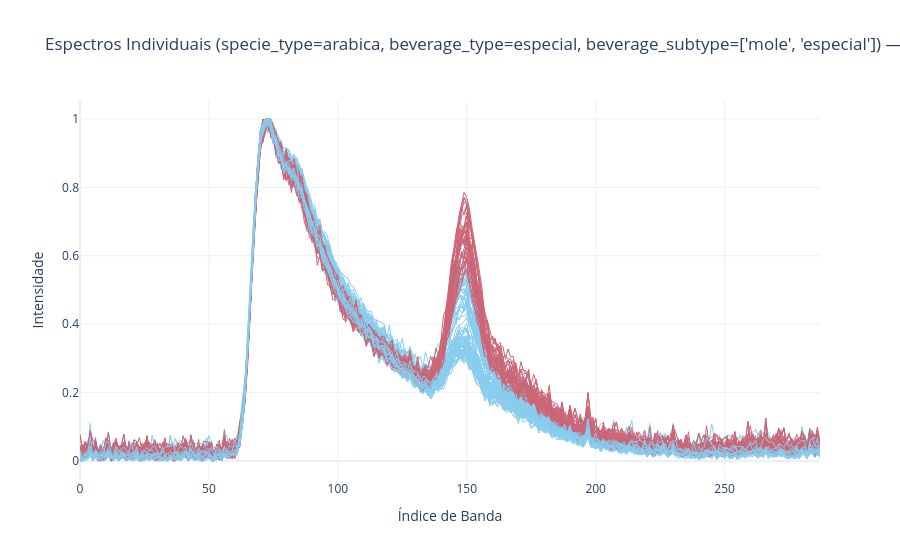

Here is the notebook cell this chart was saved with:
### Code cell
copy  = df.copy()

fig, total = plot_sample_variability(copy,
                                     sample_size=125,
                                     specie_type='arabica',
                                     beverage_type='especial',
                                     beverage_subtype=['mole', 'especial'],
                                     color_by='beverage_subtype')
fig.show()

### Figure 1 — Plotly figure (JSON) as saved in the notebook; plotly's stock layout.template omitted (floating-point values rounded to 4 significant figures; data arrays with more than 128 entries replaced by an {"elided": "..."} marker saying what was removed)
{"data": [{"hovertemplate": "beverage_subtype: especial<br>", "line": {"color": "rgb(136, 204, 238)", "width": 1}, "mode": "lines", "showlegend": false, "type": "scatter", "x": {"elided": "288 int values"}, "y": {"elided": "288 float values"}}, {"hovertemplate": "beverage_subtype: especial<br>", "line": {"color": "rgb(136, 204, 238)", "width": 1}, "mode": "lines", "showlegend": false, "type": "scatter", "x": {"elided": "288 int values"}, "y": {"elided": "288 float values"}}, {"hovertemplate": "beverage_subtype: especial<br>", "line": {"color": "rgb(136, 204, 238)", "width": 1}, "mode": "lines", "showlegend": false, "type": "scatter", "x": {"elided": "288 int values"}, "y": {"elided": "288 float values"}}, {"hovertemplate": "beverage_subtype: especial<br>", "line": {"color": "rgb(136, 204, 238)", "width": 1}, "mode": "lines", "showlegend": false, "type": "scatter", "x": {"elided": "288 int values"}, "y": {"elided": "288 float values"}}, {"hovertemplate": "beverage_subtype: especial<br>", "line": {"color": "rgb(136, 204, 238)", "width": 1}, "mode": "lines", "showlegend": false, "type": "scatter", "x": {"elided": "288 int values"}, "y": {"elided": "288 float values"}}, {"hovertemplate": "beverage_subtype: especial<br>", "line": {"color": "rgb(136, 204, 238)", "width": 1}, "mode": "lines", "showlegend": false, "type": "scatter", "x": {"elided": "288 int values"}, "y": {"elided": "288 float values"}}, {"hovertemplate": "beverage_subtype: especial<br>", "line": {"color": "rgb(136, 204, 238)", "width": 1}, "mode": "lines", "showlegend": false, "type": "scatter", "x": {"elided": "288 int values"}, "y": {"elided": "288 float values"}}, {"hovertemplate": "beverage_subtype: especial<br>", "line": {"color": "rgb(136, 204, 238)", "width": 1}, "mode": "lines", "showlegend": false, "type": "scatter", "x": {"elided": "288 int values"}, "y": {"elided": "288 float values"}}, {"hovertemplate": "beverage_subtype: especial<br>", "line": {"color": "rgb(136, 204, 238)", "width": 1}, "mode": "lines", "showlegend": false, "type": "scatter", "x": {"elided": "288 int values"}, "y": {"elided": "288 float values"}}, {"hovertemplate": "beverage_subtype: especial<br>", "line": {"color": "rgb(136, 204, 238)", "width": 1}, "mode": "lines", "showlegend": false, "type": "scatter", "x": {"elided": "288 int values"}, "y": {"elided": "288 float values"}}, {"hovertemplate": "beverage_subtype: especial<br>", "line": {"color": "rgb(136, 204, 238)", "width": 1}, "mode": "lines", "showlegend": false, "type": "scatter", "x": {"elided": "288 int values"}, "y": {"elided": "288 float values"}}, {"hovertemplate": "beverage_subtype: especial<br>", "line": {"color": "rgb(136, 204, 238)", "width": 1}, "mode": "lines", "showlegend": false, "type": "scatter", "x": {"elided": "288 int values"}, "y": {"elided": "288 float values"}}, {"hovertemplate": "beverage_subtype: especial<br>", "line": {"color": "rgb(136, 204, 238)", "width": 1}, "mode": "lines", "showlegend": false, "type": "scatter", "x": {"elided": "288 int values"}, "y": {"elided": "288 float values"}}, {"hovertemplate": "beverage_subtype: especial<br>", "line": {"color": "rgb(136, 204, 238)", "width": 1}, "mode": "lines", "showlegend": false, "type": "scatter", "x": {"elided": "288 int values"}, "y": {"elided": "288 float values"}}, {"hovertemplate": "beverage_subtype: especial<br>", "line": {"color": "rgb(136, 204, 238)", "width": 1}, "mode": "lines", "showlegend": false, "type": "scatter", "x": {"elided": "288 int values"}, "y": {"elided": "288 float values"}}, {"hovertemplate": "beverage_subtype: especial<br>", "line": {"color": "rgb(136, 204, 238)", "width": 1}, "mode": "lines", "showlegend": false, "type": "scatter", "x": {"elided": "288 int values"}, "y": {"elided": "288 float values"}}, {"hovertemplate": "beverage_subtype: especial<br>", "line": {"color": "rgb(136, 204, 238)", "width": 1}, "mode": "lines", "showlegend": false, "type": "scatter", "x": {"elided": "288 int values"}, "y": {"elided": "288 float values"}}, {"hovertemplate": "beverage_subtype: especial<br>", "line": {"color": "rgb(136, 204, 238)", "width": 1}, "mode": "lines", "showlegend": false, "type": "scatter", "x": {"elided": "288 int values"}, "y": {"elided": "288 float values"}}, {"hovertemplate": "beverage_subtype: especial<br>", "line": {"color": "rgb(136, 204, 238)", "width": 1}, "mode": "lines", "showlegend": false, "type": "scatter", "x": {"elided": "288 int values"}, "y": {"elided": "288 float values"}}, {"hovertemplate": "beverage_subtype: especial<br>", "line": {"color": "rgb(136, 204, 238)", "width": 1}, "mode": "lines", "showlegend": false, "type": "scatter", "x": {"elided": "288 int values"}, "y": {"elided": "288 float values"}}, {"hovertemplate": "beverage_subtype: especial<br>", "line": {"color": "rgb(136, 204, 238)", "width": 1}, "mode": "lines", "showlegend": false, "type": "scatter", "x": {"elided": "288 int values"}, "y": {"elided": "288 float values"}}, {"hovertemplate": "beverage_subtype: especial<br>", "line": {"color": "rgb(136, 204, 238)", "width": 1}, "mode": "lines", "showlegend": false, "type": "scatter", "x": {"elided": "288 int values"}, "y": {"elided": "288 float values"}}, {"hovertemplate": "beverage_subtype: especial<br>", "line": {"color": "rgb(136, 204, 238)", "width": 1}, "mode": "lines", "showlegend": false, "type": "scatter", "x": {"elided": "288 int values"}, "y": {"elided": "288 float values"}}, {"hovertemplate": "beverage_subtype: especial<br>", "line": {"color": "rgb(136, 204, 238)", "width": 1}, "mode": "lines", "showlegend": false, "type": "scatter", "x": {"elided": "288 int values"}, "y": {"elided": "288 float values"}}, {"hovertemplate": "beverage_subtype: especial<br>", "line": {"color": "rgb(136, 204, 238)", "width": 1}, "mode": "lines", "showlegend": false, "type": "scatter", "x": {"elided": "288 int values"}, "y": {"elided": "288 float values"}}, {"hovertemplate": "beverage_subtype: especial<br>", "line": {"color": "rgb(136, 204, 238)", "width": 1}, "mode": "lines", "showlegend": false, "type": "scatter", "x": {"elided": "288 int values"}, "y": {"elided": "288 float values"}}, {"hovertemplate": "beverage_subtype: especial<br>", "line": {"color": "rgb(136, 204, 238)", "width": 1}, "mode": "lines", "showlegend": false, "type": "scatter", "x": {"elided": "288 int values"}, "y": {"elided": "288 float values"}}, {"hovertemplate": "beverage_subtype: especial<br>", "line": {"color": "rgb(136, 204, 238)", "width": 1}, "mode": "lines", "showlegend": false, "type": "scatter", "x": {"elided": "288 int values"}, "y": {"elided": "288 float values"}}, {"hovertemplate": "beverage_subtype: especial<br>", "line": {"color": "rgb(136, 204, 238)", "width": 1}, "mode": "lines", "showlegend": false, "type": "scatter", "x": {"elided": "288 int values"}, "y": {"elided": "288 float values"}}, {"hovertemplate": "beverage_subtype: especial<br>", "line": {"color": "rgb(136, 204, 238)", "width": 1}, "mode": "lines", "showlegend": false, "type": "scatter", "x": {"elided": "288 int values"}, "y": {"elided": "288 float values"}}, {"hovertemplate": "beverage_subtype: especial<br>", "line": {"color": "rgb(136, 204, 238)", "width": 1}, "mode": "lines", "showlegend": false, "type": "scatter", "x": {"elided": "288 int values"}, "y": {"elided": "288 float values"}}, {"hovertemplate": "beverage_subtype: especial<br>", "line": {"color": "rgb(136, 204, 238)", "width": 1}, "mode": "lines", "showlegend": false, "type": "scatter", "x": {"elided": "288 int values"}, "y": {"elided": "288 float values"}}, {"hovertemplate": "beverage_subtype: especial<br>", "line": {"color": "rgb(136, 204, 238)", "width": 1}, "mode": "lines", "showlegend": false, "type": "scatter", "x": {"elided": "288 int values"}, "y": {"elided": "288 float values"}}, {"hovertemplate": "beverage_subtype: especial<br>", "line": {"color": "rgb(136, 204, 238)", "width": 1}, "mode": "lines", "showlegend": false, "type": "scatter", "x": {"elided": "288 int values"}, "y": {"elided": "288 float values"}}, {"hovertemplate": "beverage_subtype: especial<br>", "line": {"color": "rgb(136, 204, 238)", "width": 1}, "mode": "lines", "showlegend": false, "type": "scatter", "x": {"elided": "288 int values"}, "y": {"elided": "288 float values"}}, {"hovertemplate": "beverage_subtype: especial<br>", "line": {"color": "rgb(136, 204, 238)", "width": 1}, "mode": "lines", "showlegend": false, "type": "scatter", "x": {"elided": "288 int values"}, "y": {"elided": "288 float values"}}, {"hovertemplate": "beverage_subtype: especial<br>", "line": {"color": "rgb(136, 204, 238)", "width": 1}, "mode": "lines", "showlegend": false, "type": "scatter", "x": {"elided": "288 int values"}, "y": {"elided": "288 float values"}}, {"hovertemplate": "beverage_subtype: especial<br>", "line": {"color": "rgb(136, 204, 238)", "width": 1}, "mode": "lines", "showlegend": false, "type": "scatter", "x": {"elided": "288 int values"}, "y": {"elided": "288 float values"}}, {"hovertemplate": "beverage_subtype: especial<br>", "line": {"color": "rgb(136, 204, 238)", "width": 1}, "mode": "lines", "showlegend": false, "type": "scatter", "x": {"elided": "288 int values"}, "y": {"elided": "288 float values"}}, {"hovertemplate": "beverage_subtype: especial<br>", "line": {"color": "rgb(136, 204, 238)", "width": 1}, "mode": "lines", "showlegend": false, "type": "scatter", "x": {"elided": "288 int values"}, "y": {"elided": "288 float values"}}, {"hovertemplate": "beverage_subtype: especial<br>", "line": {"color": "rgb(136, 204, 238)", "width": 1}, "mode": "lines", "showlegend": false, "type": "scatter", "x": {"elided": "288 int values"}, "y": {"elided": "288 float values"}}, {"hovertemplate": "beverage_subtype: especial<br>", "line": {"color": "rgb(136, 204, 238)", "width": 1}, "mode": "lines", "showlegend": false, "type": "scatter", "x": {"elided": "288 int values"}, "y": {"elided": "288 float values"}}, {"hovertemplate": "beverage_subtype: especial<br>", "line": {"color": "rgb(136, 204, 238)", "width": 1}, "mode": "lines", "showlegend": false, "type": "scatter", "x": {"elided": "288 int values"}, "y": {"elided": "288 float values"}}, {"hovertemplate": "beverage_subtype: especial<br>", "line": {"color": "rgb(136, 204, 238)", "width": 1}, "mode": "lines", "showlegend": false, "type": "scatter", "x": {"elided": "288 int values"}, "y": {"elided": "288 float values"}}, {"hovertemplate": "beverage_subtype: especial<br>", "line": {"color": "rgb(136, 204, 238)", "width": 1}, "mode": "lines", "showlegend": false, "type": "scatter", "x": {"elided": "288 int values"}, "y": {"elided": "288 float values"}}, {"hovertemplate": "beverage_subtype: especial<br>", "line": {"color": "rgb(136, 204, 238)", "width": 1}, "mode": "lines", "showlegend": false, "type": "scatter", "x": {"elided": "288 int values"}, "y": {"elided": "288 float values"}}, {"hovertemplate": "beverage_subtype: especial<br>", "line": {"color": "rgb(136, 204, 238)", "width": 1}, "mode": "lines", "showlegend": false, "type": "scatter", "x": {"elided": "288 int values"}, "y": {"elided": "288 float values"}}, {"hovertemplate": "beverage_subtype: especial<br>", "line": {"color": "rgb(136, 204, 238)", "width": 1}, "mode": "lines", "showlegend": false, "type": "scatter", "x": {"elided": "288 int values"}, "y": {"elided": "288 float values"}}, {"hovertemplate": "beverage_subtype: especial<br>", "line": {"color": "rgb(136, 204, 238)", "width": 1}, "mode": "lines", "showlegend": false, "type": "scatter", "x": {"elided": "288 int values"}, "y": {"elided": "288 float values"}}, {"hovertemplate": "beverage_subtype: especial<br>", "line": {"color": "rgb(136, 204, 238)", "width": 1}, "mode": "lines", "showlegend": false, "type": "scatter", "x": {"elided": "288 int values"}, "y": {"elided": "288 float values"}}, {"hovertemplate": "beverage_subtype: especial<br>", "line": {"color": "rgb(136, 204, 238)", "width": 1}, "mode": "lines", "showlegend": false, "type": "scatter", "x": {"elided": "288 int values"}, "y": {"elided": "288 float values"}}, {"hovertemplate": "beverage_subtype: especial<br>", "line": {"color": "rgb(136, 204, 238)", "width": 1}, "mode": "lines", "showlegend": false, "type": "scatter", "x": {"elided": "288 int values"}, "y": {"elided": "288 float values"}}, {"hovertemplate": "beverage_subtype: especial<br>", "line": {"color": "rgb(136, 204, 238)", "width": 1}, "mode": "lines", "showlegend": false, "type": "scatter", "x": {"elided": "288 int values"}, "y": {"elided": "288 float values"}}, {"hovertemplate": "beverage_subtype: especial<br>", "line": {"color": "rgb(136, 204, 238)", "width": 1}, "mode": "lines", "showlegend": false, "type": "scatter", "x": {"elided": "288 int values"}, "y": {"elided": "288 float values"}}, {"hovertemplate": "beverage_subtype: especial<br>", "line": {"color": "rgb(136, 204, 238)", "width": 1}, "mode": "lines", "showlegend": false, "type": "scatter", "x": {"elided": "288 int values"}, "y": {"elided": "288 float values"}}, {"hovertemplate": "beverage_subtype: especial<br>", "line": {"color": "rgb(136, 204, 238)", "width": 1}, "mode": "lines", "showlegend": false, "type": "scatter", "x": {"elided": "288 int values"}, "y": {"elided": "288 float values"}}, {"hovertemplate": "beverage_subtype: especial<br>", "line": {"color": "rgb(136, 204, 238)", "width": 1}, "mode": "lines", "showlegend": false, "type": "scatter", "x": {"elided": "288 int values"}, "y": {"elided": "288 float values"}}, {"hovertemplate": "beverage_subtype: especial<br>", "line": {"color": "rgb(136, 204, 238)", "width": 1}, "mode": "lines", "showlegend": false, "type": "scatter", "x": {"elided": "288 int values"}, "y": {"elided": "288 float values"}}, {"hovertemplate": "beverage_subtype: especial<br>", "line": {"color": "rgb(136, 204, 238)", "width": 1}, "mode": "lines", "showlegend": false, "type": "scatter", "x": {"elided": "288 int values"}, "y": {"elided": "288 float values"}}, {"hovertemplate": "beverage_subtype: especial<br>", "line": {"color": "rgb(136, 204, 238)", "width": 1}, "mode": "lines", "showlegend": false, "type": "scatter", "x": {"elided": "288 int values"}, "y": {"elided": "288 float values"}}, {"hovertemplate": "beverage_subtype: especial<br>", "line": {"color": "rgb(136, 204, 238)", "width": 1}, "mode": "lines", "showlegend": false, "type": "scatter", "x": {"elided": "288 int values"}, "y": {"elided": "288 float values"}}, {"hovertemplate": "beverage_subtype: especial<br>", "line": {"color": "rgb(136, 204, 238)", "width": 1}, "mode": "lines", "showlegend": false, "type": "scatter", "x": {"elided": "288 int values"}, "y": {"elided": "288 float values"}}, {"hovertemplate": "beverage_subtype: especial<br>", "line": {"color": "rgb(136, 204, 238)", "width": 1}, "mode": "lines", "showlegend": false, "type": "scatter", "x": {"elided": "288 int values"}, "y": {"elided": "288 float values"}}, {"hovertemplate": "beverage_subtype: especial<br>", "line": {"color": "rgb(136, 204, 238)", "width": 1}, "mode": "lines", "showlegend": false, "type": "scatter", "x": {"elided": "288 int values"}, "y": {"elided": "288 float values"}}, {"hovertemplate": "beverage_subtype: especial<br>", "line": {"color": "rgb(136, 204, 238)", "width": 1}, "mode": "lines", "showlegend": false, "type": "scatter", "x": {"elided": "288 int values"}, "y": {"elided": "288 float values"}}, {"hovertemplate": "beverage_subtype: especial<br>", "line": {"color": "rgb(136, 204, 238)", "width": 1}, "mode": "lines", "showlegend": false, "type": "scatter", "x": {"elided": "288 int values"}, "y": {"elided": "288 float values"}}, {"hovertemplate": "beverage_subtype: especial<br>", "line": {"color": "rgb(136, 204, 238)", "width": 1}, "mode": "lines", "showlegend": false, "type": "scatter", "x": {"elided": "288 int values"}, "y": {"elided": "288 float values"}}, {"hovertemplate": "beverage_subtype: especial<br>", "line": {"color": "rgb(136, 204, 238)", "width": 1}, "mode": "lines", "showlegend": false, "type": "scatter", "x": {"elided": "288 int values"}, "y": {"elided": "288 float values"}}, {"hovertemplate": "beverage_subtype: especial<br>", "line": {"color": "rgb(136, 204, 238)", "width": 1}, "mode": "lines", "showlegend": false, "type": "scatter", "x": {"elided": "288 int values"}, "y": {"elided": "288 float values"}}, {"hovertemplate": "beverage_subtype: especial<br>", "line": {"color": "rgb(136, 204, 238)", "width": 1}, "mode": "lines", "showlegend": false, "type": "scatter", "x": {"elided": "288 int values"}, "y": {"elided": "288 float values"}}, {"hovertemplate": "beverage_subtype: especial<br>", "line": {"color": "rgb(136, 204, 238)", "width": 1}, "mode": "lines", "showlegend": false, "type": "scatter", "x": {"elided": "288 int values"}, "y": {"elided": "288 float values"}}, {"hovertemplate": "beverage_subtype: especial<br>", "line": {"color": "rgb(136, 204, 238)", "width": 1}, "mode": "lines", "showlegend": false, "type": "scatter", "x": {"elided": "288 int values"}, "y": {"elided": "288 float values"}}, {"hovertemplate": "beverage_subtype: especial<br>", "line": {"color": "rgb(136, 204, 238)", "width": 1}, "mode": "lines", "showlegend": false, "type": "scatter", "x": {"elided": "288 int values"}, "y": {"elided": "288 float values"}}, {"hovertemplate": "beverage_subtype: especial<br>", "line": {"color": "rgb(136, 204, 238)", "width": 1}, "mode": "lines", "showlegend": false, "type": "scatter", "x": {"elided": "288 int values"}, "y": {"elided": "288 float values"}}, {"hovertemplate": "beverage_subtype: especial<br>", "line": {"color": "rgb(136, 204, 238)", "width": 1}, "mode": "lines", "showlegend": false, "type": "scatter", "x": {"elided": "288 int values"}, "y": {"elided": "288 float values"}}, {"hovertemplate": "beverage_subtype: especial<br>", "line": {"color": "rgb(136, 204, 238)", "width": 1}, "mode": "lines", "showlegend": false, "type": "scatter", "x": {"elided": "288 int values"}, "y": {"elided": "288 float values"}}, {"hovertemplate": "beverage_subtype: especial<br>", "line": {"color": "rgb(136, 204, 238)", "width": 1}, "mode": "lines", "showlegend": false, "type": "scatter", "x": {"elided": "288 int values"}, "y": {"elided": "288 float values"}}, {"hovertemplate": "beverage_subtype: especial<br>", "line": {"color": "rgb(136, 204, 238)", "width": 1}, "mode": "lines", "showlegend": false, "type": "scatter", "x": {"elided": "288 int values"}, "y": {"elided": "288 float values"}}, {"hovertemplate": "beverage_subtype: especial<br>", "line": {"color": "rgb(136, 204, 238)", "width": 1}, "mode": "lines", "showlegend": false, "type": "scatter", "x": {"elided": "288 int values"}, "y": {"elided": "288 float values"}}, {"hovertemplate": "beverage_subtype: especial<br>", "line": {"color": "rgb(136, 204, 238)", "width": 1}, "mode": "lines", "showlegend": false, "type": "scatter", "x": {"elided": "288 int values"}, "y": {"elided": "288 float values"}}, {"hovertemplate": "beverage_subtype: mole<br>", "line": {"color": "rgb(204, 102, 119)", "width": 1}, "mode": "lines", "showlegend": false, "type": "scatter", "x": {"elided": "288 int values"}, "y": {"elided": "288 float values"}}, {"hovertemplate": "beverage_subtype: mole<br>", "line": {"color": "rgb(204, 102, 119)", "width": 1}, "mode": "lines", "showlegend": false, "type": "scatter", "x": {"elided": "288 int values"}, "y": {"elided": "288 float values"}}, {"hovertemplate": "beverage_subtype: mole<br>", "line": {"color": "rgb(204, 102, 119)", "width": 1}, "mode": "lines", "showlegend": false, "type": "scatter", "x": {"elided": "288 int values"}, "y": {"elided": "288 float values"}}, {"hovertemplate": "beverage_subtype: mole<br>", "line": {"color": "rgb(204, 102, 119)", "width": 1}, "mode": "lines", "showlegend": false, "type": "scatter", "x": {"elided": "288 int values"}, "y": {"elided": "288 float values"}}, {"hovertemplate": "beverage_subtype: mole<br>", "line": {"color": "rgb(204, 102, 119)", "width": 1}, "mode": "lines", "showlegend": false, "type": "scatter", "x": {"elided": "288 int values"}, "y": {"elided": "288 float values"}}, {"hovertemplate": "beverage_subtype: mole<br>", "line": {"color": "rgb(204, 102, 119)", "width": 1}, "mode": "lines", "showlegend": false, "type": "scatter", "x": {"elided": "288 int values"}, "y": {"elided": "288 float values"}}, {"hovertemplate": "beverage_subtype: mole<br>", "line": {"color": "rgb(204, 102, 119)", "width": 1}, "mode": "lines", "showlegend": false, "type": "scatter", "x": {"elided": "288 int values"}, "y": {"elided": "288 float values"}}, {"hovertemplate": "beverage_subtype: mole<br>", "line": {"color": "rgb(204, 102, 119)", "width": 1}, "mode": "lines", "showlegend": false, "type": "scatter", "x": {"elided": "288 int values"}, "y": {"elided": "288 float values"}}, {"hovertemplate": "beverage_subtype: mole<br>", "line": {"color": "rgb(204, 102, 119)", "width": 1}, "mode": "lines", "showlegend": false, "type": "scatter", "x": {"elided": "288 int values"}, "y": {"elided": "288 float values"}}, {"hovertemplate": "beverage_subtype: mole<br>", "line": {"color": "rgb(204, 102, 119)", "width": 1}, "mode": "lines", "showlegend": false, "type": "scatter", "x": {"elided": "288 int values"}, "y": {"elided": "288 float values"}}, {"hovertemplate": "beverage_subtype: mole<br>", "line": {"color": "rgb(204, 102, 119)", "width": 1}, "mode": "lines", "showlegend": false, "type": "scatter", "x": {"elided": "288 int values"}, "y": {"elided": "288 float values"}}, {"hovertemplate": "beverage_subtype: mole<br>", "line": {"color": "rgb(204, 102, 119)", "width": 1}, "mode": "lines", "showlegend": false, "type": "scatter", "x": {"elided": "288 int values"}, "y": {"elided": "288 float values"}}, {"hovertemplate": "beverage_subtype: mole<br>", "line": {"color": "rgb(204, 102, 119)", "width": 1}, "mode": "lines", "showlegend": false, "type": "scatter", "x": {"elided": "288 int values"}, "y": {"elided": "288 float values"}}, {"hovertemplate": "beverage_subtype: mole<br>", "line": {"color": "rgb(204, 102, 119)", "width": 1}, "mode": "lines", "showlegend": false, "type": "scatter", "x": {"elided": "288 int values"}, "y": {"elided": "288 float values"}}, {"hovertemplate": "beverage_subtype: mole<br>", "line": {"color": "rgb(204, 102, 119)", "width": 1}, "mode": "lines", "showlegend": false, "type": "scatter", "x": {"elided": "288 int values"}, "y": {"elided": "288 float values"}}, {"hovertemplate": "beverage_subtype: mole<br>", "line": {"color": "rgb(204, 102, 119)", "width": 1}, "mode": "lines", "showlegend": false, "type": "scatter", "x": {"elided": "288 int values"}, "y": {"elided": "288 float values"}}, {"hovertemplate": "beverage_subtype: mole<br>", "line": {"color": "rgb(204, 102, 119)", "width": 1}, "mode": "lines", "showlegend": false, "type": "scatter", "x": {"elided": "288 int values"}, "y": {"elided": "288 float values"}}, {"hovertemplate": "beverage_subtype: mole<br>", "line": {"color": "rgb(204, 102, 119)", "width": 1}, "mode": "lines", "showlegend": false, "type": "scatter", "x": {"elided": "288 int values"}, "y": {"elided": "288 float values"}}, {"hovertemplate": "beverage_subtype: mole<br>", "line": {"color": "rgb(204, 102, 119)", "width": 1}, "mode": "lines", "showlegend": false, "type": "scatter", "x": {"elided": "288 int values"}, "y": {"elided": "288 float values"}}, {"hovertemplate": "beverage_subtype: mole<br>", "line": {"color": "rgb(204, 102, 119)", "width": 1}, "mode": "lines", "showlegend": false, "type": "scatter", "x": {"elided": "288 int values"}, "y": {"elided": "288 float values"}}, {"hovertemplate": "beverage_subtype: mole<br>", "line": {"color": "rgb(204, 102, 119)", "width": 1}, "mode": "lines", "showlegend": false, "type": "scatter", "x": {"elided": "288 int values"}, "y": {"elided": "288 float values"}}, {"hovertemplate": "beverage_subtype: mole<br>", "line": {"color": "rgb(204, 102, 119)", "width": 1}, "mode": "lines", "showlegend": false, "type": "scatter", "x": {"elided": "288 int values"}, "y": {"elided": "288 float values"}}, {"hovertemplate": "beverage_subtype: mole<br>", "line": {"color": "rgb(204, 102, 119)", "width": 1}, "mode": "lines", "showlegend": false, "type": "scatter", "x": {"elided": "288 int values"}, "y": {"elided": "288 float values"}}, {"hovertemplate": "beverage_subtype: mole<br>", "line": {"color": "rgb(204, 102, 119)", "width": 1}, "mode": "lines", "showlegend": false, "type": "scatter", "x": {"elided": "288 int values"}, "y": {"elided": "288 float values"}}, {"hovertemplate": "beverage_subtype: mole<br>", "line": {"color": "rgb(204, 102, 119)", "width": 1}, "mode": "lines", "showlegend": false, "type": "scatter", "x": {"elided": "288 int values"}, "y": {"elided": "288 float values"}}, {"hovertemplate": "beverage_subtype: mole<br>", "line": {"color": "rgb(204, 102, 119)", "width": 1}, "mode": "lines", "showlegend": false, "type": "scatter", "x": {"elided": "288 int values"}, "y": {"elided": "288 float values"}}, {"hovertemplate": "beverage_subtype: mole<br>", "line": {"color": "rgb(204, 102, 119)", "width": 1}, "mode": "lines", "showlegend": false, "type": "scatter", "x": {"elided": "288 int values"}, "y": {"elided": "288 float values"}}, {"hovertemplate": "beverage_subtype: mole<br>", "line": {"color": "rgb(204, 102, 119)", "width": 1}, "mode": "lines", "showlegend": false, "type": "scatter", "x": {"elided": "288 int values"}, "y": {"elided": "288 float values"}}, {"hovertemplate": "beverage_subtype: mole<br>", "line": {"color": "rgb(204, 102, 119)", "width": 1}, "mode": "lines", "showlegend": false, "type": "scatter", "x": {"elided": "288 int values"}, "y": {"elided": "288 float values"}}, {"hovertemplate": "beverage_subtype: mole<br>", "line": {"color": "rgb(204, 102, 119)", "width": 1}, "mode": "lines", "showlegend": false, "type": "scatter", "x": {"elided": "288 int values"}, "y": {"elided": "288 float values"}}, {"hovertemplate": "beverage_subtype: mole<br>", "line": {"color": "rgb(204, 102, 119)", "width": 1}, "mode": "lines", "showlegend": false, "type": "scatter", "x": {"elided": "288 int values"}, "y": {"elided": "288 float values"}}, {"hovertemplate": "beverage_subtype: mole<br>", "line": {"color": "rgb(204, 102, 119)", "width": 1}, "mode": "lines", "showlegend": false, "type": "scatter", "x": {"elided": "288 int values"}, "y": {"elided": "288 float values"}}, {"hovertemplate": "beverage_subtype: mole<br>", "line": {"color": "rgb(204, 102, 119)", "width": 1}, "mode": "lines", "showlegend": false, "type": "scatter", "x": {"elided": "288 int values"}, "y": {"elided": "288 float values"}}, {"hovertemplate": "beverage_subtype: mole<br>", "line": {"color": "rgb(204, 102, 119)", "width": 1}, "mode": "lines", "showlegend": false, "type": "scatter", "x": {"elided": "288 int values"}, "y": {"elided": "288 float values"}}, {"hovertemplate": "beverage_subtype: mole<br>", "line": {"color": "rgb(204, 102, 119)", "width": 1}, "mode": "lines", "showlegend": false, "type": "scatter", "x": {"elided": "288 int values"}, "y": {"elided": "288 float values"}}, {"hovertemplate": "beverage_subtype: especial<br>", "line": {"color": "rgb(136, 204, 238)", "width": 1}, "mode": "lines", "showlegend": false, "type": "scatter", "x": {"elided": "288 int values"}, "y": {"elided": "288 float values"}}, {"hovertemplate": "beverage_subtype: especial<br>", "line": {"color": "rgb(136, 204, 238)", "width": 1}, "mode": "lines", "showlegend": false, "type": "scatter", "x": {"elided": "288 int values"}, "y": {"elided": "288 float values"}}, {"hovertemplate": "beverage_subtype: especial<br>", "line": {"color": "rgb(136, 204, 238)", "width": 1}, "mode": "lines", "showlegend": false, "type": "scatter", "x": {"elided": "288 int values"}, "y": {"elided": "288 float values"}}, {"hovertemplate": "beverage_subtype: especial<br>", "line": {"color": "rgb(136, 204, 238)", "width": 1}, "mode": "lines", "showlegend": false, "type": "scatter", "x": {"elided": "288 int values"}, "y": {"elided": "288 float values"}}, {"hovertemplate": "beverage_subtype: especial<br>", "line": {"color": "rgb(136, 204, 238)", "width": 1}, "mode": "lines", "showlegend": false, "type": "scatter", "x": {"elided": "288 int values"}, "y": {"elided": "288 float values"}}, {"hovertemplate": "beverage_subtype: especial<br>", "line": {"color": "rgb(136, 204, 238)", "width": 1}, "mode": "lines", "showlegend": false, "type": "scatter", "x": {"elided": "288 int values"}, "y": {"elided": "288 float values"}}, {"hovertemplate": "beverage_subtype: especial<br>", "line": {"color": "rgb(136, 204, 238)", "width": 1}, "mode": "lines", "showlegend": false, "type": "scatter", "x": {"elided": "288 int values"}, "y": {"elided": "288 float values"}}, {"hovertemplate": "beverage_subtype: especial<br>", "line": {"color": "rgb(136, 204, 238)", "width": 1}, "mode": "lines", "showlegend": false, "type": "scatter", "x": {"elided": "288 int values"}, "y": {"elided": "288 float values"}}, {"hovertemplate": "beverage_subtype: especial<br>", "line": {"color": "rgb(136, 204, 238)", "width": 1}, "mode": "lines", "showlegend": false, "type": "scatter", "x": {"elided": "288 int values"}, "y": {"elided": "288 float values"}}, {"hovertemplate": "beverage_subtype: especial<br>", "line": {"color": "rgb(136, 204, 238)", "width": 1}, "mode": "lines", "showlegend": false, "type": "scatter", "x": {"elided": "288 int values"}, "y": {"elided": "288 float values"}}], "layout": {"showlegend": false, "title": {"text": "Espectros Individuais (specie_type=arabica, beverage_type=especial, beverage_subtype=['mole', 'especial']) — 125/125 exibidos"}, "xaxis": {"title": {"text": "Índice de Banda"}}, "yaxis": {"title": {"text": "Intensidade"}}}}
